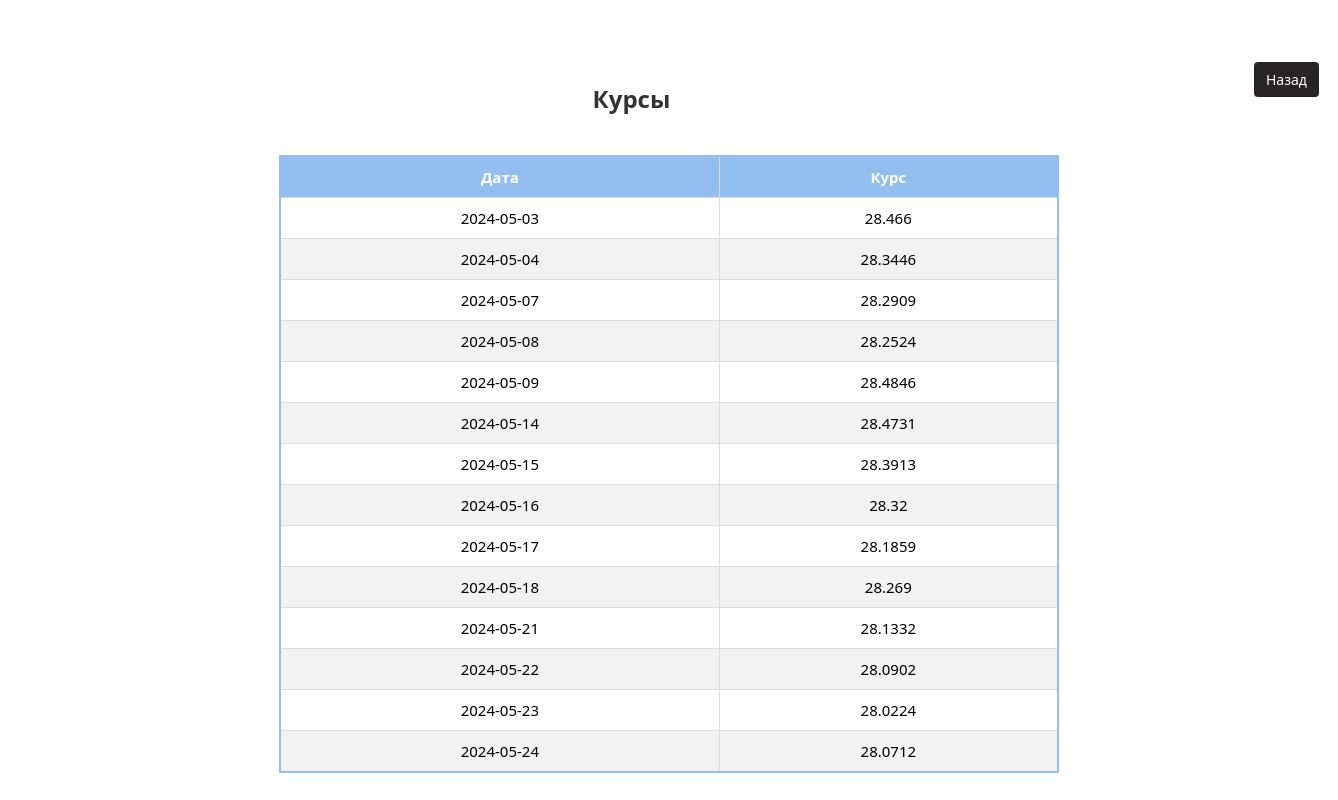
The app's page /currency_rates/lira with its own data.
### currency_app/models.py (models this page shows, shortened)
class CurrencyRate(models.Model):
    currency = models.CharField(max_length=200)
    date = models.CharField(max_length=200)
    rate = models.CharField(max_length=200)

### currency_app/views.py (the view)
# urls.py: path('currency_rates/<str:currency>', views.currency_rates, name="currency_rates"),
def currency_rates(request, currency):
    rates = CurrencyRate.objects.filter(currency=currency).all()
    return render(request, 'currency_app/currency_rates_page.html', {'currency': currency, 'rates': rates})

### currency_app/templates/currency_app/currency_rates_page.html (shortened to what this page needs)
{% extends 'currency_app/base.html' %}
{% block content %}
<br><br>
<a href="{% url 'currencys_page' %}" id="panel-buttons" class="button" style="float: inline-end;">Назад</a>
<h1 id="table-heading">Курсы </h1>
    <div class="currency-table-block" >
        <table class="currency-table">
            <thead>
                <tr>
                    <th class="table-header">Дата</th>
                    <th class="table-header">Курс</th>
                </tr>
            </thead>
            <tbody>
                {% for rate in rates %}
                <tr>
                    <td>{{ rate.date }}</td>
                    <td>{{ rate.rate }}</td>
                </tr>
                {% endfor %}
            </tbody>
        </table>
    </div>
{% endblock %}

### currency_app/static/currency_app/style.css (style rules this page uses)
* { box-sizing: border-box; font-family: 'Segoe UI', Tahoma, Geneva, Verdana, sans-serif; }
#panel-buttons { background-color: rgb(38, 36, 36) }
.button { padding: 8px 12px; margin-left: 10px; font-size: 14px; color: #fff; background-color: #25ba54; border: none; border-radius: 4px; text-decoration: none; transition: background-color 0.3s ease; }
.currency-table-block { display: flex; align-items: center; justify-content: center; }
#table-heading { text-align: center; margin-top: 20px; color: #333; }
.currency-table { width: 60%; border-collapse: collapse; margin-top: 20px; border: 2px solid #92bfef; font-size: 15px; }
.table-header { padding: 10px; text-align: center; background-color: #92bfef; color: #fff; border: 1px solid #ddd; }
.currency-table tbody tr:nth-child(even) { background-color: #f2f2f2; }
.currency-table td { padding: 10px; text-align: center; border: 1px solid #ddd; }

### records on screen
CurrencyRate: date "2024-05-03", rate "28.466"
CurrencyRate: date "2024-05-04", rate "28.3446"
CurrencyRate: date "2024-05-07", rate "28.2909"
CurrencyRate: date "2024-05-08", rate "28.2524"
CurrencyRate: date "2024-05-09", rate "28.4846"
CurrencyRate: date "2024-05-14", rate "28.4731"
CurrencyRate: date "2024-05-15", rate "28.3913"
CurrencyRate: date "2024-05-16", rate "28.32"
CurrencyRate: date "2024-05-17", rate "28.1859"
CurrencyRate: date "2024-05-18", rate "28.269"
CurrencyRate: date "2024-05-21", rate "28.1332"
CurrencyRate: date "2024-05-22", rate "28.0902"
CurrencyRate: date "2024-05-23", rate "28.0224"
CurrencyRate: date "2024-05-24", rate "28.0712"
